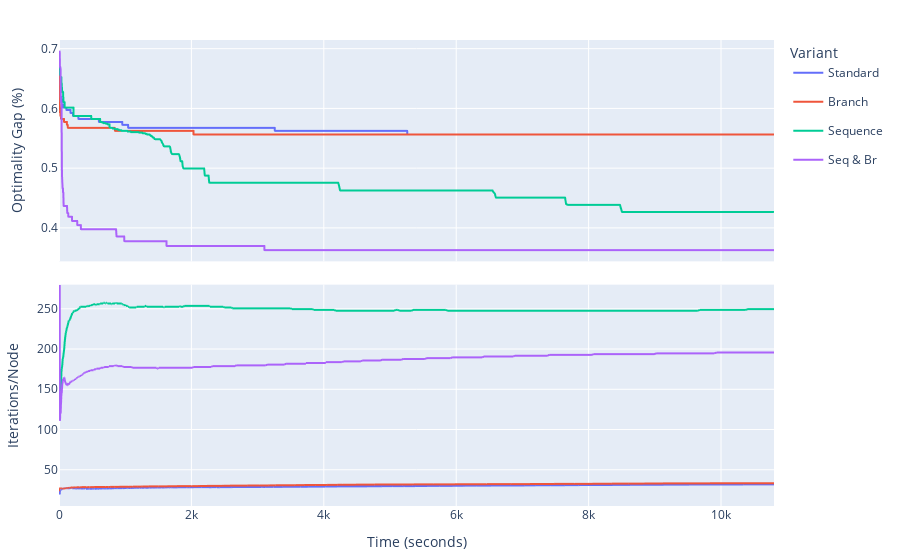

Notebook source saved alongside this figure:
### Code cell
Filter = Progress[Progress['LogFilePath'].str.contains('SB') & Progress['LogFilePath'].str.contains('-25')]

fig1 = px.line(Filter, x="Time", y="Gap", color="Variant")
fig2 = px.line(Filter, x="Time", y="ItPerNode", color="Variant")



fig = sp.make_subplots(rows=2, cols=1, shared_xaxes=True, vertical_spacing=0.05)



for trace in range(len(fig1["data"])):
    fig.append_trace(fig1["data"][trace], row=1, col=1)
for trace in range(len(fig2["data"])):
    fig2["data"][trace]['showlegend'] = False
    fig.append_trace(fig2["data"][trace], row=2, col=1)
fig['layout']['legend']['title']['text'] = fig1['layout']['legend']['title']['text']
#fig['layout']['xaxis2']['title']['text'] = fig1['layout']['xaxis']['title']['text']
#fig['layout']['yaxis1']['title']['text'] = fig1['layout']['yaxis']['title']['text']
#fig['layout']['yaxis2']['title']['text'] = fig2['layout']['yaxis']['title']['text']
fig['layout']['xaxis2']['title']['text'] = 'Time (seconds)'
fig['layout']['yaxis1']['title']['text'] = 'Optimality Gap (%)'
fig['layout']['yaxis2']['title']['text'] = 'Iterations/Node'

fig['layout'].update(margin=dict(l=20,r=20,b=20,t=40))
fig.update_layout(yaxis2 = dict(range=[5, 280]))

fig

### Figure 1 — Plotly figure (JSON) as saved in the notebook; plotly's stock layout.template omitted (floating-point values rounded to 4 significant figures; data arrays with more than 128 entries replaced by an {"elided": "..."} marker saying what was removed)
{"data": [{"hovertemplate": "Variant=Standard<br>Time=%{x}<br>Gap=%{y}<extra></extra>", "legendgroup": "Standard", "line": {"color": "#636efa", "dash": "solid"}, "marker": {"symbol": "circle"}, "mode": "lines", "name": "Standard", "showlegend": true, "type": "scattergl", "x": {"elided": "947 float values"}, "xaxis": "x", "y": {"elided": "947 float values"}, "yaxis": "y"}, {"hovertemplate": "Variant=Branch<br>Time=%{x}<br>Gap=%{y}<extra></extra>", "legendgroup": "Branch", "line": {"color": "#EF553B", "dash": "solid"}, "marker": {"symbol": "circle"}, "mode": "lines", "name": "Branch", "showlegend": true, "type": "scattergl", "x": {"elided": "1233 float values"}, "xaxis": "x", "y": {"elided": "1233 float values"}, "yaxis": "y"}, {"hovertemplate": "Variant=Sequence<br>Time=%{x}<br>Gap=%{y}<extra></extra>", "legendgroup": "Sequence", "line": {"color": "#00cc96", "dash": "solid"}, "marker": {"symbol": "circle"}, "mode": "lines", "name": "Sequence", "showlegend": true, "type": "scattergl", "x": {"elided": "680 float values"}, "xaxis": "x", "y": {"elided": "680 float values"}, "yaxis": "y"}, {"hovertemplate": "Variant=Seq & Br<br>Time=%{x}<br>Gap=%{y}<extra></extra>", "legendgroup": "Seq & Br", "line": {"color": "#ab63fa", "dash": "solid"}, "marker": {"symbol": "circle"}, "mode": "lines", "name": "Seq & Br", "showlegend": true, "type": "scattergl", "x": {"elided": "556 float values"}, "xaxis": "x", "y": {"elided": "556 float values"}, "yaxis": "y"}, {"hovertemplate": "Variant=Standard<br>Time=%{x}<br>ItPerNode=%{y}<extra></extra>", "legendgroup": "Standard", "line": {"color": "#636efa", "dash": "solid"}, "marker": {"symbol": "circle"}, "mode": "lines", "name": "Standard", "showlegend": false, "type": "scattergl", "x": {"elided": "947 float values"}, "xaxis": "x2", "y": {"elided": "947 float values"}, "yaxis": "y2"}, {"hovertemplate": "Variant=Branch<br>Time=%{x}<br>ItPerNode=%{y}<extra></extra>", "legendgroup": "Branch", "line": {"color": "#EF553B", "dash": "solid"}, "marker": {"symbol": "circle"}, "mode": "lines", "name": "Branch", "showlegend": false, "type": "scattergl", "x": {"elided": "1233 float values"}, "xaxis": "x2", "y": {"elided": "1233 float values"}, "yaxis": "y2"}, {"hovertemplate": "Variant=Sequence<br>Time=%{x}<br>ItPerNode=%{y}<extra></extra>", "legendgroup": "Sequence", "line": {"color": "#00cc96", "dash": "solid"}, "marker": {"symbol": "circle"}, "mode": "lines", "name": "Sequence", "showlegend": false, "type": "scattergl", "x": {"elided": "680 float values"}, "xaxis": "x2", "y": {"elided": "680 int values"}, "yaxis": "y2"}, {"hovertemplate": "Variant=Seq & Br<br>Time=%{x}<br>ItPerNode=%{y}<extra></extra>", "legendgroup": "Seq & Br", "line": {"color": "#ab63fa", "dash": "solid"}, "marker": {"symbol": "circle"}, "mode": "lines", "name": "Seq & Br", "showlegend": false, "type": "scattergl", "x": {"elided": "556 float values"}, "xaxis": "x2", "y": {"elided": "556 int values"}, "yaxis": "y2"}], "layout": {"legend": {"title": {"text": "Variant"}}, "margin": {"b": 20, "l": 20, "r": 20, "t": 40}, "xaxis": {"anchor": "y", "domain": [0, 1], "matches": "x2", "showticklabels": false}, "xaxis2": {"anchor": "y2", "domain": [0, 1], "title": {"text": "Time (seconds)"}}, "yaxis": {"anchor": "x", "domain": [0.525, 1], "title": {"text": "Optimality Gap (%)"}}, "yaxis2": {"anchor": "x2", "domain": [0, 0.475], "range": [5, 280], "title": {"text": "Iterations/Node"}}}}
